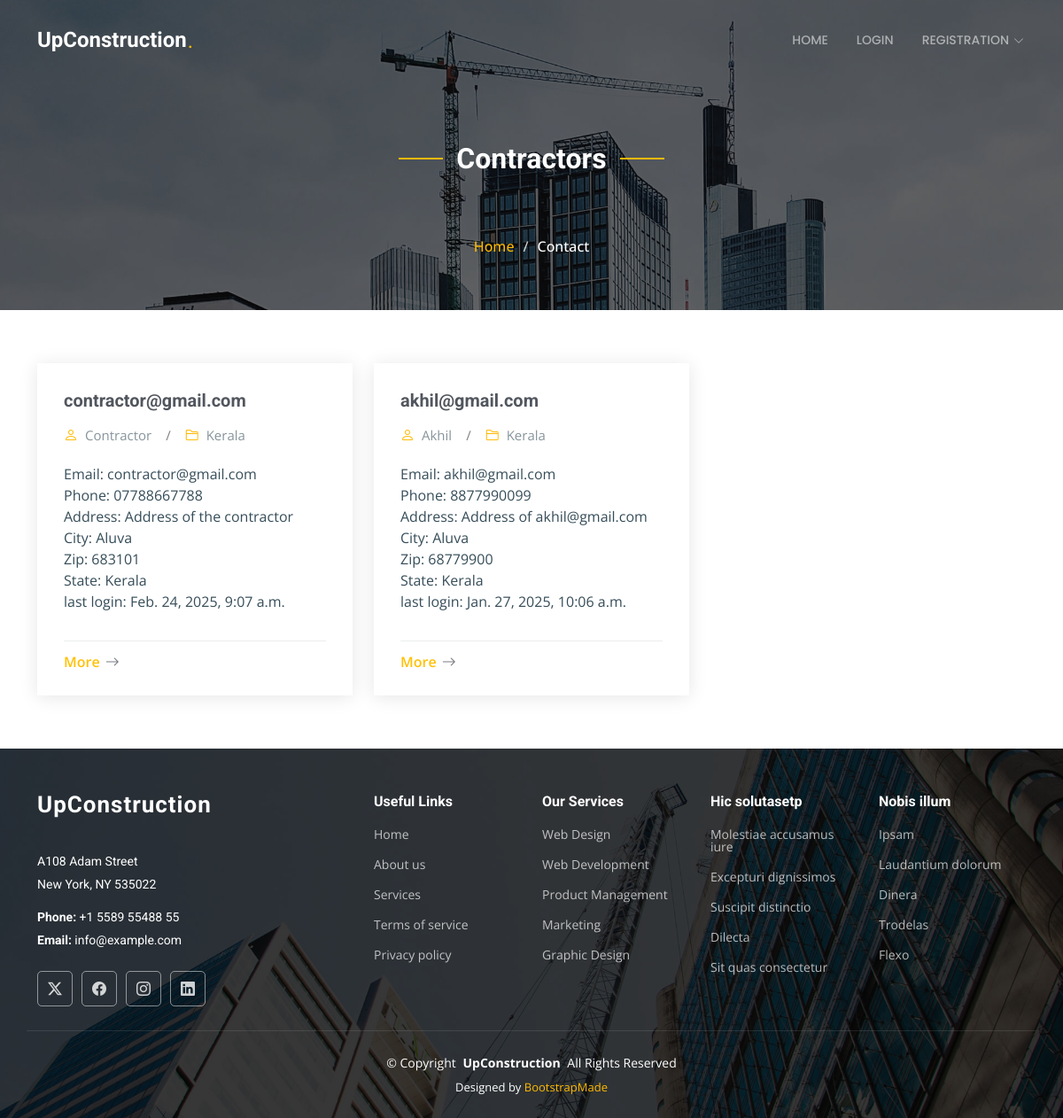
The page /public_vw_contractors on the database its author committed.
### buidingFaciliSysApp/models.py (models this page shows, shortened)
class Contractor(models.Model):
    user = models.OneToOneField(CustomUser, on_delete=models.CASCADE, primary_key=True)
    name = models.CharField(max_length=100)
    email = models.EmailField(max_length=100)
    phone = models.CharField(max_length=15)
    address = models.TextField()
    city = models.CharField(max_length=50)
    state = models.CharField(max_length=50)
    zip = models.CharField(max_length=10)
    proof = models.FileField(upload_to='proofs/', null=True)
    update_cou = models.IntegerField(default=0)
    last_update = models.DateTimeField(auto_now=True)
    password = models.CharField(max_length=100)

class CustomUser(AbstractUser):
    userType = models.CharField(blank=True,max_length=10)

### buidingFaciliSysApp/views.py (the view)
# urls.py: path('public_vw_contractors', views.public_vw_contractors, name='public_vw_contractors'),
def public_vw_contractors(request):
    contractors = Contractor.objects.filter(user__is_active=1)
    return render(request, 'public_vw_contractors.html', {'contractors':contractors})

### templates/public_vw_contractors.html
{% include 'header.html' %}
    <div class="page-title dark-background" style="background-image: url(../static/assets/img/page-title-bg.jpg);">
        <div class="container position-relative">
            <div class="section-title">
                <h2>Contractors</h2>
            </div>
          <nav class="breadcrumbs">
            <ol>
              <li><a href="\admin_home">Home</a></li>
              <li class="current">Contact</li>
            </ol>
          </nav>
        </div>
      </div>
    <section id="blog-posts" class="blog-posts section">
        <div class="container">
          <div class="row gy-4">
            {% for contractor in contractors %}
            <div class="col-lg-4">
              <article class="position-relative h-100">
                <div class="post-content d-flex flex-column">
                  <h3 class="post-title">{{contractor.email}}</h3>
                  <div class="meta d-flex align-items-center">
                    <div class="d-flex align-items-center">
                      <i class="bi bi-person"></i> <span class="ps-2">{{contractor.name}} </span>
                    </div>
                    <span class="px-3 text-black-50">/</span>
                    <div class="d-flex align-items-center">
                      <i class="bi bi-folder2"></i> <span class="ps-2">{{contractor.state}}</span>
                    </div>
                  </div>
                  <p>
                    Email: {{contractor.email}}<br>
                    Phone: {{contractor.phone}}<br>
                    Address: {{contractor.address}}<br>
                    City: {{contractor.city}}<br>
                    Zip: {{contractor.zip}}<br>
                    State: {{contractor.state}}<br>
                    last login: {{contractor.user.last_login}}<br>
                  </p>
                  <hr>
                    <a href="\public_vw_contractor_more?id={{contractor.user.id}}" class="readmore"><span class="text-warning">More</span><i class="bi bi-arrow-right"></i></a>
                </div>
              </article>
            </div>
            {% endfor %}
          </div>
        </div>
      </section>
{% include 'foot.html' %}

### static/assets/css/main.css (style rules this page uses)
:root { --default-font: "Open Sans", system-ui, -apple-system, "Segoe UI", Roboto, "Helvetica Neue", Arial, "Noto Sans", "Liberation Sans", sans-serif, "Apple Color Emoji", "Segoe UI Emoji", "Segoe UI Symbol", "Noto Color Emoji"; --heading-font: "Roboto", sans-serif; --nav-font: "Poppins", sans-serif; }
:root { --background-color: #ffffff; --default-color: #364d59; --heading-color: #52565e; --accent-color: #feb900; --surface-color: #ffffff; --contrast-color: #ffffff; }
:root { --nav-color: rgba(255, 255, 255, 0.55); --nav-hover-color: #ffffff; --nav-mobile-background-color: #ffffff; --nav-dropdown-background-color: #ffffff; --nav-dropdown-color: #212529; --nav-dropdown-hover-color: #feb900; }
.dark-background { --background-color: #060606; --default-color: #ffffff; --heading-color: #ffffff; --surface-color: #252525; --contrast-color: #ffffff; }
:root { scroll-behavior: smooth; }
body { color: var(--default-color); background-color: var(--background-color); font-family: var(--default-font); }
a { color: var(--accent-color); text-decoration: none; transition: 0.3s; }
h1, h2, h3, h4, h5, h6 { color: var(--heading-color); font-family: var(--heading-font); }
.page-title { color: var(--default-color); background-color: var(--background-color); background-size: cover; background-position: center; background-repeat: no-repeat; padding: 160px 0 60px 0; text-align: center; position: relative; }
.page-title:before { content: ""; background-color: color-mix(in srgb, var(--background-color), transparent 40%); position: absolute; inset: 0; }
.page-title .breadcrumbs ol { display: flex; flex-wrap: wrap; list-style: none; justify-content: center; padding: 0; margin: 0; font-size: 16px; font-weight: 500; }
.page-title .breadcrumbs ol li+li { padding-left: 10px; }
.page-title .breadcrumbs ol li+li::before { content: "/"; display: inline-block; padding-right: 10px; color: color-mix(in srgb, var(--default-color), transparent 20%); }
section, .section { color: var(--default-color); background-color: var(--background-color); padding: 60px 0; scroll-margin-top: 92px; overflow: clip; }
.section-title { text-align: center; padding-bottom: 60px; position: relative; }
.section-title h2 { font-size: 32px; font-weight: 700; position: relative; }
.section-title h2:before, .section-title h2:after { content: ""; width: 50px; height: 2px; background: var(--accent-color); display: inline-block; }
.section-title h2:before { margin: 0 15px 10px 0; }
.section-title h2:after { margin: 0 0 10px 15px; }
.blog-posts article { background-color: var(--surface-color); box-shadow: 0px 2px 20px rgba(0, 0, 0, 0.1); transition: 0.3s; }
.blog-posts .post-content { padding: 30px; }
.blog-posts .post-title { font-size: 20px; color: var(--heading-color); font-weight: 700; transition: 0.3s; margin-bottom: 15px; }
.blog-posts .meta i { font-size: 16px; color: var(--accent-color); }
.blog-posts .meta span { font-size: 15px; color: color-mix(in srgb, var(--default-color), transparent 40%); }
.blog-posts p { margin-top: 20px; }
.blog-posts hr { color: color-mix(in srgb, var(--default-color), transparent 60%); margin-bottom: 15px; }
.blog-posts .readmore { display: flex; align-items: center; font-weight: 600; line-height: 1; transition: 0.3s; color: color-mix(in srgb, var(--heading-color), transparent 20%); }
.blog-posts .readmore i { line-height: 0; margin-left: 6px; font-size: 16px; }

### rows shown on the page
Contractor: email "contractor@gmail.com", name "Contractor", state "Kerala", phone "07788667788", address "Address of the contractor", city "Aluva", zip "683101", user.last_login "Feb. 24, 2025, 9:07 a.m."
Contractor: email "akhil@gmail.com", name "Akhil", state "Kerala", phone "8877990099", address "Address of akhil@gmail.com", city "Aluva", zip "68779900", user.last_login "Jan. 27, 2025, 10:06 a.m."
